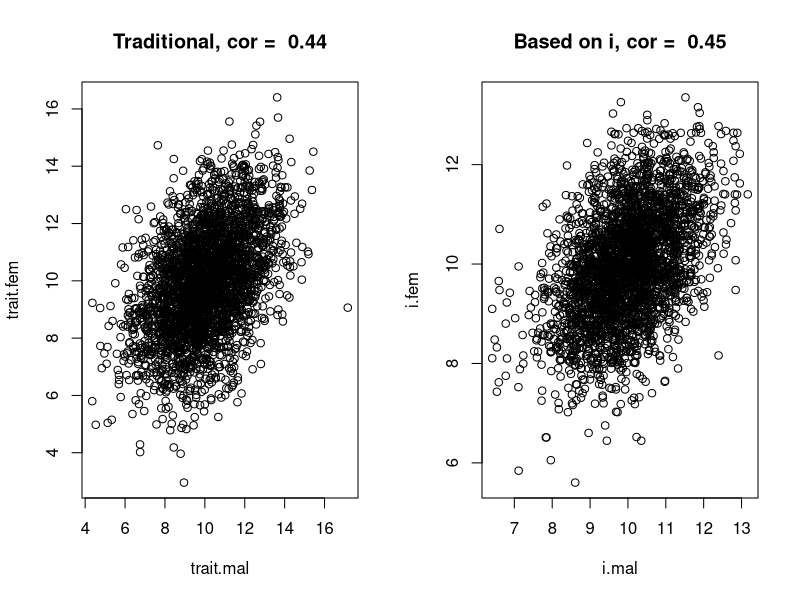

Source code (R):
rm(list=ls())
## assortative mating
#simulation
#remating is implemented by having the old partners removed
# to avoid the challnge of remating a pool of individuals so that 
# they mate assortative (according to some covariance)
n.pairs=1000
n.matings=3
n.repeated.measures=3
#mean trait values
mean.mal=10
mean.fem=10
#variances and covariances
var.i.mal=1
var.i.fem=1
rho.i.m.f=0.5 #correlation between individual specific values that mate
var.CommEnv.mal=1 #common environment
var.CommEnv.fem=1
rho.CommEnv.m.f=0.8 #correlation induces by the common environment of the pair 
cov.CommEnv.m.f=rho.CommEnv.m.f*sqrt(var.CommEnv.mal*var.CommEnv.fem) #comm env may be correlated
Sigma.CommEnv <- matrix(c(var.CommEnv.mal,cov.CommEnv.m.f,cov.CommEnv.m.f,var.CommEnv.fem), ncol=2)
var.res.mal=1
var.res.fem=1 #residuals are not correlated by definition
#

#######################################################################
## 1. create data
#######################################################################
require(mvtnorm)
data=data.frame()
for (m in 1:n.matings) {
	if (m==1) { #first mating round
		i.mal=rnorm(n=n.pairs,mean=mean.mal,sd=sqrt(var.i.mal))

		i.fem=mean.fem+(rho.i.m.f*sqrt(var.i.fem)/sqrt(var.i.mal))*(i.mal-mean.mal)
		i.fem=rnorm(n=length(i.fem),mean=i.fem,sd=sqrt(var.i.fem))
		#store data
		id.n.i.mal=cbind(m,seq(1:n.pairs),i.mal)
		id.n.i.fem=cbind(m,seq(1:n.pairs),i.fem)
	} #if m==1
	if (m==2) { #second mating round: all females die and are replaced by new females who mate according to assortative mating rule
		i.fem=mean.fem+(rho.i.m.f*sqrt(var.i.fem)/sqrt(var.i.mal))*(i.mal-mean.mal)
		i.fem=rnorm(n=length(i.fem),mean=i.fem,sd=sqrt(var.i.fem))
		#store data
		id.n.i.mal=rbind(id.n.i.mal,cbind(m,seq(1:n.pairs),i.mal))
		id.n.i.fem=rbind(id.n.i.fem,cbind(m,n.pairs+seq(1:n.pairs),i.fem))
	} #if m==3
	if (m==3) { #third mating round: all males die and are replaced by new males who mate according to assortative mating rule
		i.mal=mean.mal+(rho.i.m.f*sqrt(var.i.mal)/sqrt(var.i.fem))*(i.fem-mean.fem)
		i.mal=rnorm(n=length(i.mal),mean=i.mal,sd=sqrt(var.i.mal))
		#store data
		id.n.i.mal=rbind(id.n.i.mal,cbind(m,n.pairs+seq(1:n.pairs),i.mal))
		id.n.i.fem=rbind(id.n.i.fem,cbind(m,n.pairs+seq(1:n.pairs),i.fem))
	} #if m==3


	for (r in 1:n.repeated.measures) {
		# the common environment and residuals are added to the individual specific values
		tmp=rmvnorm(n=n.pairs, mean=c(0,0), sigma=Sigma.CommEnv)
		c.e.mal=tmp[,1]
		c.e.fem=tmp[,2]
		res.mal=rnorm(n=n.pairs,mean=0,sd=sqrt(var.res.mal))
		res.fem=rnorm(n=n.pairs,mean=0,sd=sqrt(var.res.fem))
		data=rbind(data,
		cbind(id.n.i.mal[id.n.i.mal[,1]==m,],id.n.i.fem[id.n.i.fem[,1]==m,2:3], # mating, ID and i for mal and fem
		id.n.i.mal[id.n.i.mal[,1]==m,3]+c.e.mal+res.mal,id.n.i.fem[id.n.i.fem[,1]==m,3]+c.e.fem+res.fem #data points for mal and fem
		))


	} #for r
} #for a
## some processing
i.data<-cbind(id.n.i.mal,id.n.i.fem)
names(data)[c(2,4,6,7)]=c("ID.mal","ID.fem","trait.mal","trait.fem")
####################################################################################################################
## analysis
####################################################################################################################
# some simple plotting etc
#plot(data$trait.mal, data$trait.fem)
#select only one observation per pair (traditional analysis)
pairs=as.matrix(unique(data[,c("ID.mal","ID.fem")]))
pair.dat=data.frame()
for (p in 1:dim(pairs)[1]) {
	index=which((data[,"ID.mal"]==pairs[p,1])&(data[,"ID.fem"]==pairs[p,2]))
	pair.dat=rbind(pair.dat,data[index[1],])
}
#traditional correlation for assortative mating
assortative.trad=cor(pair.dat$trait.fem,pair.dat$trait.mal)
layout(matrix(c(1,2),1,2))
#and a plot of this
plot(trait.fem~trait.mal,data=pair.dat, main=paste("Traditional, cor = ",as.character(format(assortative.trad,digits=2))))
#assortative mating with respect to the individual specific values
assortative.i=cor(pair.dat$i.fem,pair.dat$i.mal)
#and a plot of this
plot(i.fem~i.mal,data=pair.dat, main=paste("Based on i, cor = ",as.character(format(assortative.i,digits=2))))



